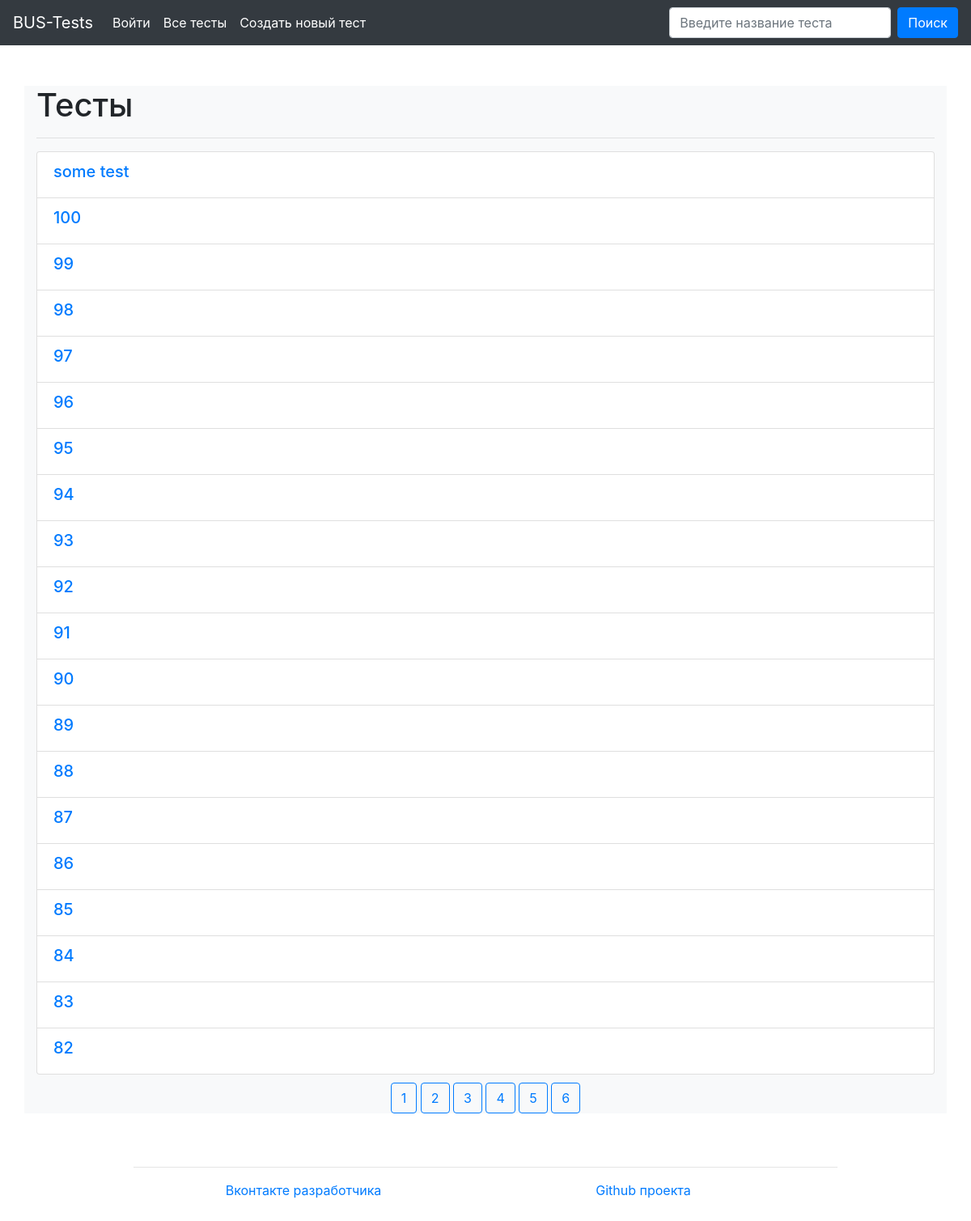
The page / on the database its author committed.
### main/models.py (models this page shows)
class Test(models.Model):
    title = models.CharField(max_length=120, verbose_name='Заголовок теста')
    note = models.TextField(blank=True, null=True,
                            verbose_name='Примечание к тесту')
    def __str__(self):
        return self.title
    class Meta:
        verbose_name_plural = 'Тесты'
        verbose_name = 'тест'

### main/views.py (the view)
# urls.py: path('', views.index, name='test_list'),
def index(request, page=1, q=''):
    if request.method == 'POST':
        tests = models.Test.objects.filter(title__icontains=request.POST['query']).order_by('-id')
        q = request.POST['query']
    elif q:
        tests = models.Test.objects.filter(title__icontains=q).order_by('-id')
    else:
        tests = models.Test.objects.order_by('-id')
    count_pages = ceil(len(tests) / ELEMENT_IN_PAGE)
    tests = tests[(page - 1) * ELEMENT_IN_PAGE:page * ELEMENT_IN_PAGE]
    return render(request, 'main/index.html',
                  {'tests': tests, 'pages': range(1, count_pages + 1) if count_pages > 1 else False,
                   'query': q})

### templates/main/index.html (shortened to what this page needs)
{% extends 'main/wrapper.html' %}
{% block content %}
    <h1>Тесты</h1>
    <hr>
    {% if not tests %}
        <h2>Тесты не найдены</h2>
    {% else %}
    <ul class="list-group">
    {% for test in tests %}
        <li class="btn-group list-group-item">
            <h5><a href="{% url 'test' test.id %}">{{ test }}</a></h5>
        </li>
    {% endfor %}
    </ul>
    {% endif %}
    {% if pages %}
        <div class="text-center">
           {% for page in pages %}
               <a class="btn btn-link btn-outline-primary" style="margin-top: 10px;" href="{% if query %}{% url 'test_list_page_for_query' page query %}{% else %}{% url 'test_list_page' page %}{% endif %}">
                   {{ page }}
               </a>
           {% endfor %}
        </div>
    {% endif %}
{% endblock %}

### rows shown on the page
Test: title "some test"
Test: title "100"
Test: title "99"
Test: title "98"
Test: title "97"
Test: title "96"
Test: title "95"
Test: title "94"
Test: title "93"
Test: title "92"
Test: title "91"
Test: title "90"
Test: title "89"
Test: title "88"
Test: title "87"
Test: title "86"
Test: title "85"
Test: title "84"
Test: title "83"
Test: title "82"

### other values the page prints
{{ page }} "1" "2" "3" "4" "5" "6"
